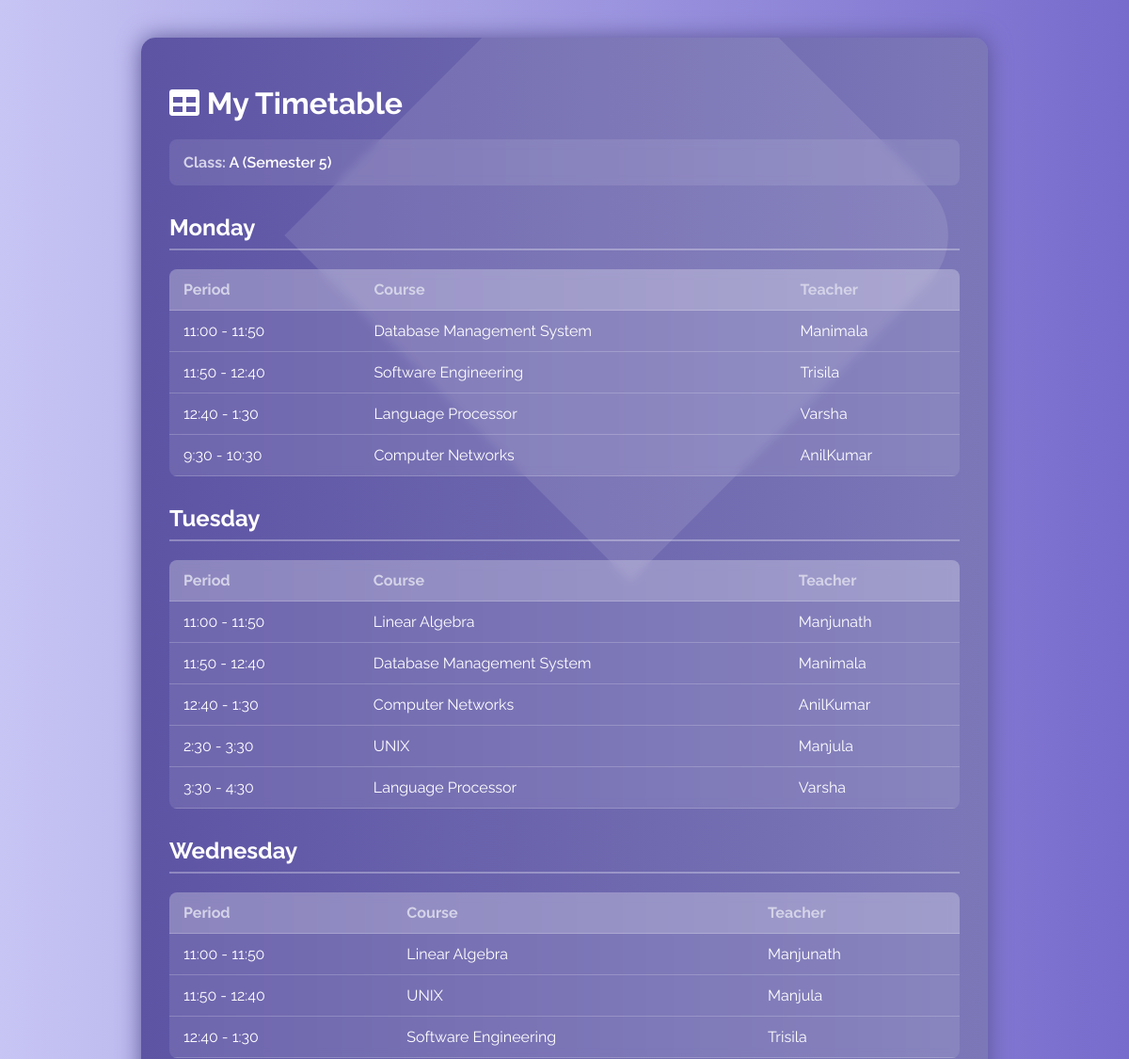
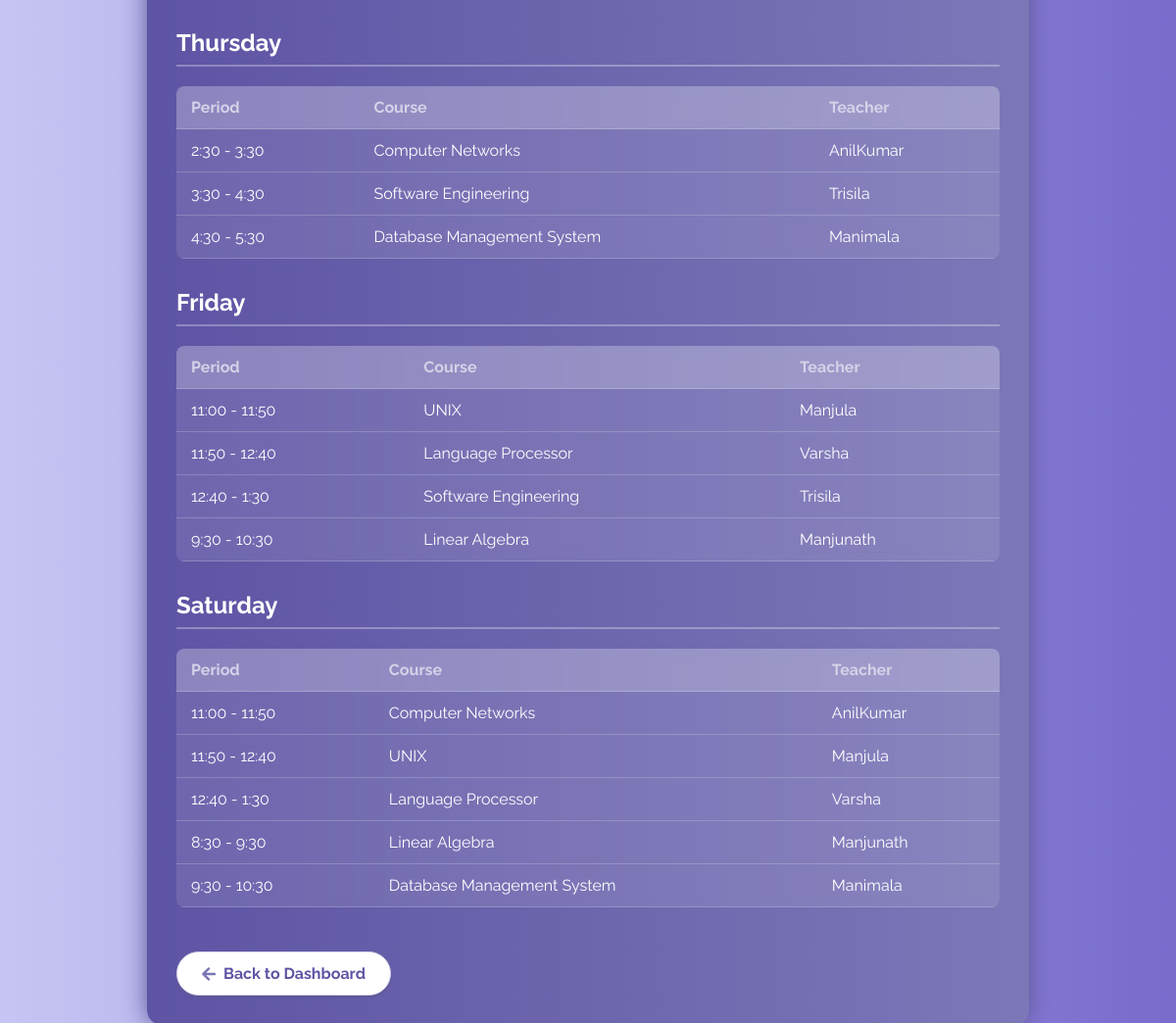
Page /student/timetable (signed in) on the committed database (2 pictures, top to bottom).
### tables this page shows
CREATE TABLE "info_class" ("id" varchar(100) NOT NULL PRIMARY KEY, "section" varchar(100) NOT NULL, "sem" integer NOT NULL, "dept_id" varchar(100) NOT NULL REFERENCES "info_dept" ("id") DEFERRABLE INITIALLY DEFERRED);

CREATE TABLE "info_assigntime" ("id" integer NOT NULL PRIMARY KEY AUTOINCREMENT, "period" varchar(50) NOT NULL, "assign_id" integer NOT NULL REFERENCES "info_assign" ("id") DEFERRABLE INITIALLY DEFERRED, "day" varchar(15) NOT NULL);

CREATE TABLE "info_course" ("id" varchar(50) NOT NULL PRIMARY KEY, "name" varchar(50) NOT NULL, "shortname" varchar(50) NOT NULL, "dept_id" varchar(100) NOT NULL REFERENCES "info_dept" ("id") DEFERRABLE INITIALLY DEFERRED);

CREATE TABLE "info_teacher" ("id" varchar(100) NOT NULL PRIMARY KEY, "name" varchar(100) NOT NULL, "sex" varchar(50) NOT NULL, "DOB" date NOT NULL, "user_id" integer NULL UNIQUE REFERENCES "info_user" ("id") DEFERRABLE INITIALLY DEFERRED, "dept_id" varchar(100) NOT NULL REFERENCES "info_dept" ("id") DEFERRABLE INITIALLY DEFERRED);

### app3.py (the view)
@app.route('/student/timetable')
def student_timetable():
    if 'user_id' not in session or session.get('user_type') != 'student':
        return redirect(url_for('login'))
    conn = get_db_connection()
    student_class = conn.execute('''
        SELECT s.class_id_id, c.section, c.sem
        FROM info_student s
        JOIN info_class c ON s.class_id_id = c.id
        WHERE s.USN = ?
    ''', (session['student_usn'],)).fetchone()
    timetable = conn.execute('''
        SELECT
            at.day,
            at.period,
            c.name as course_name,
            t.name as teacher_name
        FROM info_assigntime at
        JOIN info_assign a ON at.assign_id = a.id
        JOIN info_course c ON a.course_id = c.id
        JOIN info_teacher t ON a.teacher_id = t.id
        JOIN info_class cl ON a.class_id_id = cl.id
        WHERE cl.id = ?
        ORDER BY
            CASE at.day
                WHEN 'Monday' THEN 1
                WHEN 'Tuesday' THEN 2
                WHEN 'Wednesday' THEN 3
                WHEN 'Thursday' THEN 4
                WHEN 'Friday' THEN 5
                WHEN 'Saturday' THEN 6
                ELSE 7
            END,
            at.period
    ''', (student_class['class_id_id'],)).fetchall()
    conn.close()
    organized_timetable = {}
    for row in timetable:
        if row['day'] not in organized_timetable:
            organized_timetable[row['day']] = []
        organized_timetable[row['day']].append(row)
    return render_template('student_timetable.html',
                           timetable=organized_timetable,
                           student_class=student_class)

### app3.py (called while the page is built)
def get_db_connection():
    db_path = os.path.join(os.path.dirname(__file__), 'db.sqlite3')
    conn = sqlite3.connect(db_path)
    conn.row_factory = sqlite3.Row
    return conn

### templates/student_timetable.html (shortened to what this page needs)
<!DOCTYPE html>
<html lang="en">
<head>
    <link rel="stylesheet" href="https://cdnjs.cloudflare.com/ajax/libs/font-awesome/5.15.4/css/all.min.css">
</head>
<body>
    <div class="container">
        <h1><i class="fas fa-table"></i> My Timetable</h1>
        <div class="class-info">
            <p><strong>Class:</strong> {{ student_class.section }} (Semester {{ student_class.sem }})</p>
        </div>
        {% if timetable %}
            {% for day, periods in timetable.items() %}
            <h2>{{ day }}</h2>
            <table>
                <thead>
                    <tr>
                        <th>Period</th>
                        <th>Course</th>
                        <th>Teacher</th>
                    </tr>
                </thead>
                <tbody>
                    {% for session in periods %}
                    <tr>
                        <td>{{ session.period }}</td>
                        <td>{{ session.course_name }}</td>
                        <td>{{ session.teacher_name }}</td>
                    </tr>
                    {% endfor %}
                </tbody>
            </table>
            {% endfor %}
        {% else %}
            <p class="no-timetable">No timetable found for this class.</p>
        {% endif %}
        <a href="{{ url_for('student_dashboard') }}" class="back-link">
            <i class="fas fa-arrow-left"></i> Back to Dashboard
        </a>
    </div>
</body>
</html>

### templates/student_timetable.html (style rules this page uses)
* { font-family: 'Raleway', sans-serif; box-sizing: border-box; }
body { background: linear-gradient(90deg, #C7C5F4, #776BCC); color: white; margin: 0; padding: 20px; min-height: 100vh; }
.container { max-width: 900px; margin: 20px auto; padding: 30px; background: linear-gradient(90deg, #5D54A4, #7C78B8); box-shadow: 0px 0px 24px #5C5696; border-radius: 15px; position: relative; overflow: hidden; }
.container::before { content: ''; position: absolute; top: -50px; right: 120px; height: 520px; width: 520px; background: rgba(255,255,255,0.1); transform: rotate(45deg); border-radius: 0 72px 0 0; z-index: 0; }
h1, h2 { color: white; margin-bottom: 20px; position: relative; z-index: 1; }
h2 { border-bottom: 2px solid rgba(255,255,255,0.3); padding-bottom: 8px; margin-top: 30px; }
.class-info { margin-bottom: 30px; background: rgba(255,255,255,0.1); padding: 15px; border-radius: 8px; backdrop-filter: blur(5px); position: relative; z-index: 1; }
.class-info p { margin: 0; font-weight: 600; }
.class-info strong { color: #D4D3E8; }
table { width: 100%; border-collapse: collapse; margin-bottom: 30px; position: relative; z-index: 1; backdrop-filter: blur(5px); background: rgba(255,255,255,0.1); border-radius: 8px; overflow: hidden; }
th, td { padding: 12px 15px; text-align: left; border-bottom: 1px solid rgba(255,255,255,0.2); }
th { background: rgba(255,255,255,0.2); font-weight: 700; color: #D4D3E8; }
.back-link { display: inline-flex; align-items: center; padding: 12px 25px; background: #fff; color: #5D54A4; text-decoration: none; border-radius: 26px; transition: all 0.3s ease; font-weight: 700; box-shadow: 0px 2px 2px #5C5696; border: 1px solid #D4D3E8; margin-top: 15px; position: relative; z-index: 1; }
.back-link i { margin-right: 8px; color: #7875B5; }

### rows in the picture
info_class: section "A", sem "5"
info_assigntime: day "Monday", period "11:00 - 11:50", course_name "Database Management System", teacher_name "Manimala"
info_assigntime: period "11:50 - 12:40", course_name "Software Engineering", teacher_name "Trisila"
info_assigntime: period "12:40 - 1:30", course_name "Language Processor", teacher_name "Varsha"
info_assigntime: period "9:30 - 10:30", course_name "Computer Networks", teacher_name "AnilKumar"
info_assigntime: day "Tuesday", period "11:00 - 11:50", course_name "Linear Algebra", teacher_name "Manjunath"
info_assigntime: period "11:50 - 12:40", course_name "Database Management System", teacher_name "Manimala"
info_assigntime: period "12:40 - 1:30", course_name "Computer Networks", teacher_name "AnilKumar"
info_assigntime: period "2:30 - 3:30", course_name "UNIX", teacher_name "Manjula"
info_assigntime: period "3:30 - 4:30", course_name "Language Processor", teacher_name "Varsha"
info_assigntime: day "Wednesday", period "11:00 - 11:50", course_name "Linear Algebra", teacher_name "Manjunath"
info_assigntime: period "11:50 - 12:40", course_name "UNIX", teacher_name "Manjula"
info_assigntime: period "12:40 - 1:30", course_name "Software Engineering", teacher_name "Trisila"
info_assigntime: day "Thursday", period "2:30 - 3:30", course_name "Computer Networks", teacher_name "AnilKumar"
info_assigntime: period "3:30 - 4:30", course_name "Software Engineering", teacher_name "Trisila"
info_assigntime: period "4:30 - 5:30", course_name "Database Management System", teacher_name "Manimala"
info_assigntime: day "Friday", period "11:00 - 11:50", course_name "UNIX", teacher_name "Manjula"
info_assigntime: period "11:50 - 12:40", course_name "Language Processor", teacher_name "Varsha"
info_assigntime: period "12:40 - 1:30", course_name "Software Engineering", teacher_name "Trisila"
info_assigntime: period "9:30 - 10:30", course_name "Linear Algebra", teacher_name "Manjunath"
info_assigntime: day "Saturday", period "11:00 - 11:50", course_name "Computer Networks", teacher_name "AnilKumar"
info_assigntime: period "11:50 - 12:40", course_name "UNIX", teacher_name "Manjula"
info_assigntime: period "12:40 - 1:30", course_name "Language Processor", teacher_name "Varsha"
info_assigntime: period "8:30 - 9:30", course_name "Linear Algebra", teacher_name "Manjunath"
info_assigntime: period "9:30 - 10:30", course_name "Database Management System", teacher_name "Manimala"
